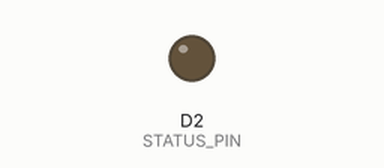
A sketch run on a simulated ESP8266 (NodeMCU). On the bench: output pins drawn as LEDs (lit = HIGH). WiFi joins after 1.5 s; servers stay silent unless stated; uploads are accepted with an empty reply; what the sketch prints to the serial monitor is not drawn.

Above: at 0.6 s.
At 1.6 s:
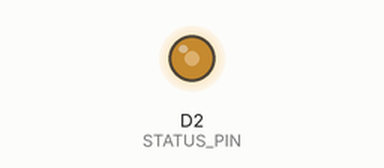
Timing chart, 0 to 3.1 s (numbered marks = the images above):
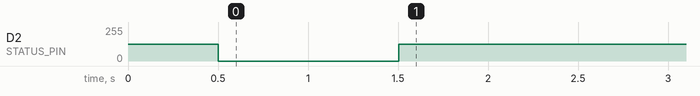

The sketch:

nodemcu_agent.ino
```cpp
/*
 * AgentGrid NodeMCU Firmware
 * One copy per agent node (A, B, C).
 * Set AGENT_ID before flashing.
 *
 * - Heartbeat POST to Pi bridge every 5s
 * - LED brightness controlled by Pi via /led endpoint
 * - Reports local VCC as a coarse backup voltage signal
 */

#include <ESP8266WiFi.h>
#include <ESP8266HTTPClient.h>
#include <WiFiClient.h>
#include <ESP8266WebServer.h>

// ── Config — set per board before flashing ─────────────────────────
const char* AGENT_ID       = "A";         // "A", "B", or "C"
const char* SSID           = "AgentGrid";  // Pi hotspot SSID
const char* PASSWORD        = "agentgrid2026";
const char* BRIDGE_HOST    = "192.168.4.1";
const int   BRIDGE_PORT    = 8001;
// ───────────────────────────────────────────────────────────────────

const int LED_PIN    = D4;  // NodeMCU built-in LED (active LOW)
const int STATUS_PIN = D2;  // external white LED + 220Ω resistor

ESP8266WebServer server(80);
WiFiClient wifiClient;

int ledBrightness = 512;  // 0-1023 PWM (0 = off, 1023 = full)

void setup() {
  Serial.begin(115200);
  pinMode(STATUS_PIN, OUTPUT);
  analogWrite(STATUS_PIN, ledBrightness);

  WiFi.begin(SSID, PASSWORD);
  Serial.print("Connecting to ");
  Serial.print(SSID);
  while (WiFi.status() != WL_CONNECTED) {
    delay(500);
    Serial.print(".");
    analogWrite(STATUS_PIN, (millis() / 250) % 2 == 0 ? 0 : 128);  // blink while connecting
  }
  Serial.println("\nConnected. IP: " + WiFi.localIP().toString());
  analogWrite(STATUS_PIN, ledBrightness);

  // Endpoint: Pi sets LED brightness
  server.on("/led", HTTP_POST, []() {
    if (server.hasArg("brightness")) {
      ledBrightness = constrain(server.arg("brightness").toInt(), 0, 1023);
      analogWrite(STATUS_PIN, ledBrightness);
      server.send(200, "application/json", "{\"status\":\"ok\"}");
    } else {
      server.send(400, "application/json", "{\"error\":\"missing brightness\"}");
    }
  });

  // Endpoint: health check
  server.on("/health", HTTP_GET, []() {
    String vcc = String(ESP.getVcc() / 1000.0, 3);
    String body = "{\"agent\":\"" + String(AGENT_ID) + "\",\"vcc\":" + vcc + "}";
    server.send(200, "application/json", body);
  });

  server.begin();
}

unsigned long lastHeartbeat = 0;

void loop() {
  server.handleClient();

  // Heartbeat to bridge every 5s
  if (millis() - lastHeartbeat > 5000) {
    lastHeartbeat = millis();
    sendHeartbeat();
  }
}

void sendHeartbeat() {
  if (WiFi.status() != WL_CONNECTED) return;
  HTTPClient http;
  String url = "http://" + String(BRIDGE_HOST) + ":" + String(BRIDGE_PORT) + "/heartbeat";
  String body = "{\"agent\":\"" + String(AGENT_ID) + "\",\"vcc\":" + String(ESP.getVcc() / 1000.0, 3) + "}";
  http.begin(wifiClient, url);
  http.addHeader("Content-Type", "application/json");
  http.POST(body);
  http.end();
}
```
